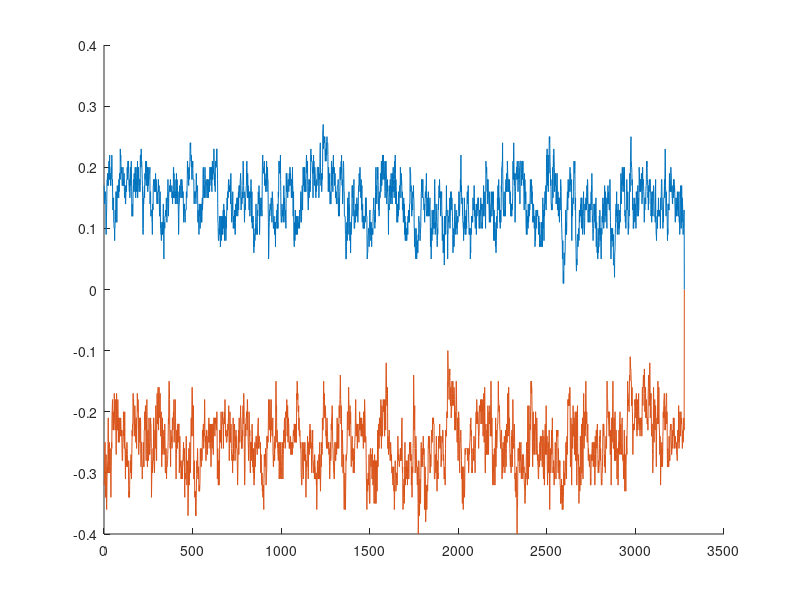

This chart was generated by the following MATLAB code:
c = csvread("log_2022-12-12_17-43-58.txt");


#plot(c(:, 1));
hold on;
plot(c(:, 2));
hold on;
plot(c(:, 3));
#plot(abs(fftshift(fft(c(:, 3)))))